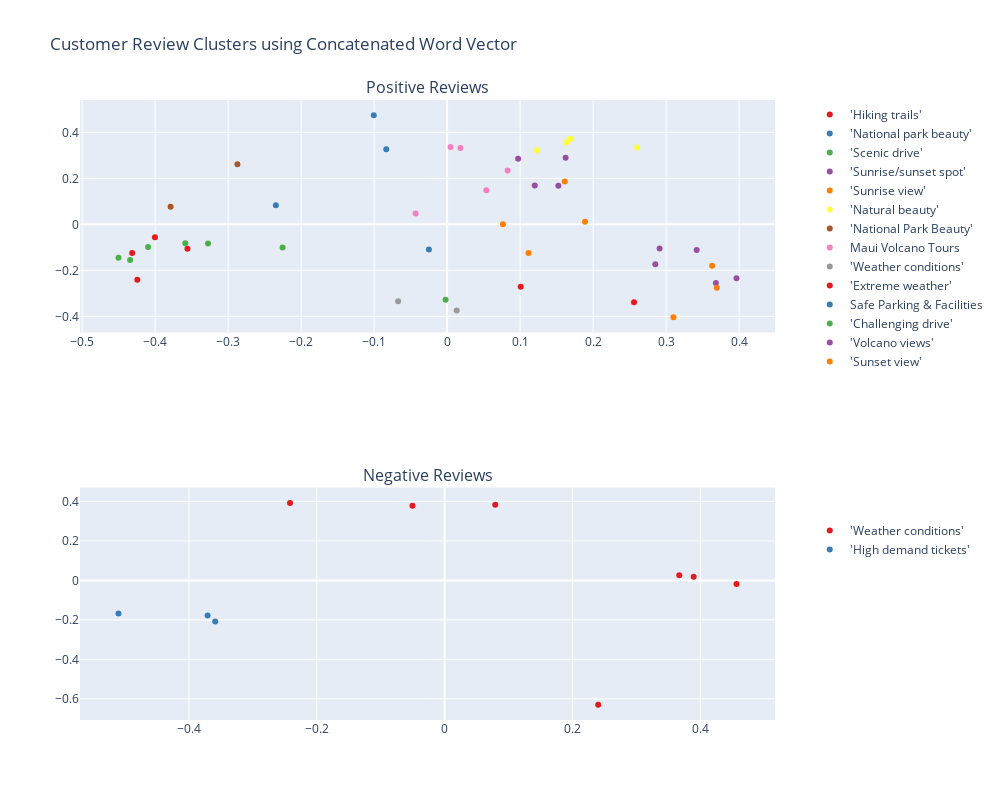

Notebook source saved alongside this figure:
### Markdown cell above
In this section, we **concatenate** the word vectors from Word2Vec with the one generated by Transformer model. 
We want to see if this can improve the result.

### Code cell
# Filter the dataset based on "business_id"
selected_data = select_dataset(train_dataset, business_id, sentiment_model)
print(f"Business name: {selected_data['business_name'].unique()[0]}\n")

# Get the word vector from the pretrained transformer model and word2vec model
selected_data["w2v"] = w2v_encoder.transform(selected_data["tokens"])
selected_data["tfm"] = transformer_encoder.transform(selected_data["clean_text"])
selected_data["concat"] = selected_data[["w2v", "tfm"]].apply(
                          lambda x: np.hstack([x["w2v"], x["tfm"]]), axis=1
                      )

# Normalize the concatenated vectors
selected_data["concat"] = selected_data["concat"].apply(
                          lambda v: v / np.linalg.norm(v))

# Initialize evaluation results
evaluation = []

# Initialize subplots
fig = make_subplots(rows=2, cols=1, 
                    subplot_titles=["Positive Reviews", "Negative Reviews"])

for i, sentiment in enumerate(["positive", "negative"], start=1):

    # Prepare data for clustering by filtering it based on the sentiment
    X = selected_data[selected_data["sentiment"] == sentiment].copy()
    X_ = np.vstack(X["concat"].values)
    print(f"Number of {sentiment} reviews: {len(X)}")

    # Clustering
    clust = HDBSCANClustering(apply_dim_reduction=True)
    X["label"] = clust.fit_transform(X_)

    # Evaluation
    evaluation.append(evaluate_cluster(X_, X["label"], sentiment))

    # Clusters' topic extraction
    cluster_text = get_cluster_centroids(X, "concat", "label", n=2)
    cluster_label = {}
    for key in cluster_text:
        cluster_label[key] = name_cluster("\n".join(cluster_text[key]))
    
    # Fill label as "Other" for reviews considered as noise by HDBSCAN
    X["label"] = X["label"].map(cluster_label).fillna("Other")

    # Visualization
    visualize_cluster(fig, X, "concat", "label",
                      row=i, sentiment=sentiment, show_outliers=False)

    print()

fig.update_layout(
    height=800,
    width=1000,
    title="Customer Review Clusters using Concatenated Word Vector",
    legend=dict(
        yanchor="top",
        y=1.0,
        xanchor="left",
        x=1.05,
        tracegroupgap=150
    )
)
fig.show()

### Figure 1 — Plotly figure (JSON) as saved in the notebook; plotly's stock layout.template omitted (floating-point values rounded to 4 significant figures)
{"data": [{"customdata": [["the summit at just over 10k feet makes you work for your hikes, especially the climb back out of the crater!  ", "'Hiking trails'"], ["the hike was amazing, but the kids weren't quite up to going 11 miles.", "'Hiking trails'"], ["it was a moderate hike during the wet months as it was fairly slippery for 3.7 miles roundtrip, but totally doable.", "'Hiking trails'"], ["great hike to falls trail was muddy and can be very challenging at times.", "'Hiking trails'"]], "hovertemplate": "label=%{customdata[1]}<br>clean_text=%{customdata[0]}<extra></extra>", "legendgroup": "1", "marker": {"color": "rgb(228,26,28)", "symbol": "circle"}, "mode": "markers", "name": "'Hiking trails'", "orientation": "v", "showlegend": true, "type": "scatter", "x": [-0.3557, -0.4003, -0.4244, -0.4315], "xaxis": "x", "y": [-0.1056, -0.05579, -0.2414, -0.1249], "yaxis": "y"}, {"customdata": [["the national park includes an extinct volcano on a tropical island and is one of the most stunning parks in the whole of the us.", "'National park beauty'"], ["great visit but compared to other national parks, there isn't as much to see or do here", "'National park beauty'"]], "hovertemplate": "label=%{customdata[1]}<br>clean_text=%{customdata[0]}<extra></extra>", "legendgroup": "1", "marker": {"color": "rgb(55,126,184)", "symbol": "circle"}, "mode": "markers", "name": "'National park beauty'", "orientation": "v", "showlegend": true, "type": "scatter", "x": [-0.1005, -0.08337], "xaxis": "x", "y": [0.4737, 0.3262], "yaxis": "y"}, {"customdata": [["if there are a very small group of you with two cars, one-way trips from top to bottom or bottom to top may be more enjoyable.", "'Scenic drive'"], ["i strongly recommend renting a convertible for the day and drop that top.", "'Scenic drive'"], ["long drive up the mountain but well worth the trip.", "'Scenic drive'"], ["it is a long winding drive to the summit, but it is really worth it.", "'Scenic drive'"]], "hovertemplate": "label=%{customdata[1]}<br>clean_text=%{customdata[0]}<extra></extra>", "legendgroup": "1", "marker": {"color": "rgb(77,175,74)", "symbol": "circle"}, "mode": "markers", "name": "'Scenic drive'", "orientation": "v", "showlegend": true, "type": "scatter", "x": [-0.3275, -0.002157, -0.3587, -0.4343], "xaxis": "x", "y": [-0.08333, -0.3275, -0.08218, -0.1554], "yaxis": "y"}, {"customdata": [["i highly recommend a visit for sunrise or sunset, too.", "'Sunrise/sunset spot'"], ["i recommend this place, especially for sundown and most of all, sunrises here are amazing!!!", "'Sunrise/sunset spot'"], ["i highly recommend reserving a spot to watch sunrise.", "'Sunrise/sunset spot'"], ["an amazing sight to see, i would highly highly recommend visiting.", "'Sunrise/sunset spot'"], ["best place to watch the sunrise,  pack warm!", "'Sunrise/sunset spot'"], [" to watch the sunrise, blankets are a must... even when the sun rises, you can still see the wonderful scenery.", "'Sunrise/sunset spot'"]], "hovertemplate": "label=%{customdata[1]}<br>clean_text=%{customdata[0]}<extra></extra>", "legendgroup": "1", "marker": {"color": "rgb(152,78,163)", "symbol": "circle"}, "mode": "markers", "name": "'Sunrise/sunset spot'", "orientation": "v", "showlegend": true, "type": "scatter", "x": [0.2911, 0.3418, 0.2852, 0.1524, 0.3681, 0.3964], "xaxis": "x", "y": [-0.1048, -0.1113, -0.1735, 0.168, -0.2547, -0.2342], "yaxis": "y"}, {"customdata": [["we got clouds on our sunrise reservation but the pure quiet and seeing how small we all are is truly breathtaking.", "'Sunrise view'"], ["got up at 3 and reached 10,000 feet above the sea to witness the most beautiful sunrise with clouds as audience.", "'Sunrise view'"], ["elevated 10,000 ft above the  clouds great place.  ", "'Sunrise view'"], [" beautiful place beautiful views above the clouds worth seeing if someone else can see this place", "'Sunrise view'"]], "hovertemplate": "label=%{customdata[1]}<br>clean_text=%{customdata[0]}<extra></extra>", "legendgroup": "1", "marker": {"color": "rgb(255,127,0)", "symbol": "circle"}, "mode": "markers", "name": "'Sunrise view'", "orientation": "v", "showlegend": true, "type": "scatter", "x": [0.189, 0.1116, 0.07643, 0.1612], "xaxis": "x", "y": [0.01117, -0.1244, 0.0002129, 0.1867], "yaxis": "y"}, {"customdata": [["words cannot describe just how amazing our creator made such a lovely place...", "'Natural beauty'"], ["wonderful experience that embraces the spirit of aloha!", "'Natural beauty'"], ["words and pictures don't do justice for the beauty you experience here!", "'Natural beauty'"], ["great and awesome amazing experience that only a frew in the world have been.. a must have on your bucket list.....", "'Natural beauty'"]], "hovertemplate": "label=%{customdata[1]}<br>clean_text=%{customdata[0]}<extra></extra>", "legendgroup": "1", "marker": {"color": "rgb(255,255,51)", "symbol": "circle"}, "mode": "markers", "name": "'Natural beauty'", "orientation": "v", "showlegend": true, "type": "scatter", "x": [0.1688, 0.2604, 0.1631, 0.1233], "xaxis": "x", "y": [0.3719, 0.3338, 0.3556, 0.3221], "yaxis": "y"}, {"customdata": [["we entered on road to hana to access the pipiwai trail (best hike to see amazing waterfalls and bamboo forests).", "'National Park Beauty'"], ["great national park on the road to hana.", "'National Park Beauty'"]], "hovertemplate": "label=%{customdata[1]}<br>clean_text=%{customdata[0]}<extra></extra>", "legendgroup": "1", "marker": {"color": "rgb(166,86,40)", "symbol": "circle"}, "mode": "markers", "name": "'National Park Beauty'", "orientation": "v", "showlegend": true, "type": "scatter", "x": [-0.3788, -0.2873], "xaxis": "x", "y": [0.07638, 0.2607], "yaxis": "y"}, {"customdata": [["it's a good change of scenery from your maui beaches.", "Maui Volcano Tours"], ["you don't want to miss this day trip while on the island.", "Maui Volcano Tours"], ["truly inner if the highlights of my two week trip here to maui!", "Maui Volcano Tours"], ["crazy cool volcano to visit when you're in maui.", "Maui Volcano Tours"], ["beautiful volcano....looks like you're on mars....", "Maui Volcano Tours"]], "hovertemplate": "label=%{customdata[1]}<br>clean_text=%{customdata[0]}<extra></extra>", "legendgroup": "1", "marker": {"color": "rgb(247,129,191)", "symbol": "circle"}, "mode": "markers", "name": "Maui Volcano Tours", "orientation": "v", "showlegend": true, "type": "scatter", "x": [0.05367, -0.04321, 0.08285, 0.01814, 0.004675], "xaxis": "x", "y": [0.1479, 0.04706, 0.2344, 0.3314, 0.3365], "yaxis": "y"}, {"customdata": [["it was very windy and cold in december but worth every moment.", "'Weather conditions'"], ["we arrived at the summit when it was sunny, so the wind was not high, and the temperature was cool - not cold as we thought.", "'Weather conditions'"]], "hovertemplate": "label=%{customdata[1]}<br>clean_text=%{customdata[0]}<extra></extra>", "legendgroup": "1", "marker": {"color": "rgb(153,153,153)", "symbol": "circle"}, "mode": "markers", "name": "'Weather conditions'", "orientation": "v", "showlegend": true, "type": "scatter", "x": [-0.06712, 0.01309], "xaxis": "x", "y": [-0.334, -0.3751], "yaxis": "y"}, {"customdata": [["was a cool place, almost had hypothermia from the bad weather though so be super prepared!", "'Extreme weather'"], ["amazing experience, be prepared it really cold before sun rises.", "'Extreme weather'"]], "hovertemplate": "label=%{customdata[1]}<br>clean_text=%{customdata[0]}<extra></extra>", "legendgroup": "1", "marker": {"color": "rgb(228,26,28)", "symbol": "circle"}, "mode": "markers", "name": "'Extreme weather'", "orientation": "v", "showlegend": true, "type": "scatter", "x": [0.1008, 0.256], "xaxis": "x", "y": [-0.2711, -0.3391], "yaxis": "y"}, {"customdata": [["never changes , great park lot warmer than the last time we were there.", "Safe Parking & Facilities"], ["i felt like my car was safe parked at the national park parking lot and the restrooms were pristine and fully stocked.", "Safe Parking & Facilities"]], "hovertemplate": "label=%{customdata[1]}<br>clean_text=%{customdata[0]}<extra></extra>", "legendgroup": "1", "marker": {"color": "rgb(55,126,184)", "symbol": "circle"}, "mode": "markers", "name": "Safe Parking & Facilities", "orientation": "v", "showlegend": true, "type": "scatter", "x": [-0.02496, -0.2346], "xaxis": "x", "y": [-0.1093, 0.08343], "yaxis": "y"}, {"customdata": [["the road was a little scary but so worth getting to the top.", "'Challenging drive'"], ["the drive up is a little scary, but totally worth the effort.", "'Challenging drive'"], ["the drive up was long for us, but because we took our time to enjoy the changing sceneries.  highly recommended.", "'Challenging drive'"]], "hovertemplate": "label=%{customdata[1]}<br>clean_text=%{customdata[0]}<extra></extra>", "legendgroup": "1", "marker": {"color": "rgb(77,175,74)", "symbol": "circle"}, "mode": "markers", "name": "'Challenging drive'", "orientation": "v", "showlegend": true, "type": "scatter", "x": [-0.4502, -0.4097, -0.2254], "xaxis": "x", "y": [-0.1453, -0.09847, -0.1008], "yaxis": "y"}, {"customdata": [["wow, wow spectacular, the most breathtaking views you would ever see.", "'Volcano views'"], ["majestic views which ordinarily could only be seen through an airplane's windows - so  wonderful.  ", "'Volcano views'"], ["amazing views of a dormant super volcano sitting above the clouds!", "'Volcano views'"]], "hovertemplate": "label=%{customdata[1]}<br>clean_text=%{customdata[0]}<extra></extra>", "legendgroup": "1", "marker": {"color": "rgb(152,78,163)", "symbol": "circle"}, "mode": "markers", "name": "'Volcano views'", "orientation": "v", "showlegend": true, "type": "scatter", "x": [0.09725, 0.1623, 0.12], "xaxis": "x", "y": [0.2854, 0.2898, 0.1686], "yaxis": "y"}, {"customdata": [["the sunset is beautiful, but be sure to wear warm clothes because the temperature drops once the sun starts setting.", "'Sunset view'"], ["must visit place  stunning sunrise , and be advised to dress very warm.", "'Sunset view'"], ["breathtaking experiences the sunset and sunrise make sure you dress appropriately very very warm clothes", "'Sunset view'"]], "hovertemplate": "label=%{customdata[1]}<br>clean_text=%{customdata[0]}<extra></extra>", "legendgroup": "1", "marker": {"color": "rgb(255,127,0)", "symbol": "circle"}, "mode": "markers", "name": "'Sunset view'", "orientation": "v", "showlegend": true, "type": "scatter", "x": [0.31, 0.363, 0.3694], "xaxis": "x", "y": [-0.4034, -0.1799, -0.2756], "yaxis": "y"}, {"customdata": [["however, parking can be a severe problem, so you may have to drop passengers off before finding a space in one of the lower car parks.", "'Weather conditions'"], ["you don't want to drive all the way up there and be socked in with clouds.  ", "'Weather conditions'"], ["wish the crater had more hot lava spewing on us", "'Weather conditions'"], ["it's windy and the cold blows right through to your bones", "'Weather conditions'"], ["silver sword....looks like it was spray painted....dont touch...", "'Weather conditions'"], ["i was here january 2021 and the waters were raging, so no swimming allowed.", "'Weather conditions'"], ["it was a long and winding road to get to this point, and taking the road to hana had it's challenges during covid as many bathroom locations were closed.", "'Weather conditions'"]], "hovertemplate": "label=%{customdata[1]}<br>clean_text=%{customdata[0]}<extra></extra>", "legendgroup": "2", "marker": {"color": "rgb(228,26,28)", "symbol": "circle"}, "mode": "markers", "name": "'Weather conditions'", "orientation": "v", "showlegend": true, "type": "scatter", "x": [-0.2419, 0.07912, 0.367, 0.4565, 0.2402, 0.3895, -0.05039], "xaxis": "x2", "y": [0.3931, 0.3841, 0.02629, -0.01801, -0.6295, 0.01881, 0.3789], "yaxis": "y2"}, {"customdata": [["book ahead, sold out in 23 minutes my first attempt (lost my spot while preparing my account).", "'High demand tickets'"], ["kinda wrong to charge kamaina really ridiculous!", "'High demand tickets'"], ["the tickets that cost bucks to get sell out in 90 seconds every day.", "'High demand tickets'"]], "hovertemplate": "label=%{customdata[1]}<br>clean_text=%{customdata[0]}<extra></extra>", "legendgroup": "2", "marker": {"color": "rgb(55,126,184)", "symbol": "circle"}, "mode": "markers", "name": "'High demand tickets'", "orientation": "v", "showlegend": true, "type": "scatter", "x": [-0.359, -0.3708, -0.5102], "xaxis": "x2", "y": [-0.2085, -0.1774, -0.1677], "yaxis": "y2"}], "layout": {"annotations": [{"font": {"size": 16}, "showarrow": false, "text": "Positive Reviews", "x": 0.5, "xanchor": "center", "xref": "paper", "y": 1, "yanchor": "bottom", "yref": "paper"}, {"font": {"size": 16}, "showarrow": false, "text": "Negative Reviews", "x": 0.5, "xanchor": "center", "xref": "paper", "y": 0.375, "yanchor": "bottom", "yref": "paper"}], "height": 800, "legend": {"tracegroupgap": 150, "x": 1.05, "xanchor": "left", "y": 1, "yanchor": "top"}, "title": {"text": "Customer Review Clusters using Concatenated Word Vector"}, "width": 1000, "xaxis": {"anchor": "y", "autorange": true, "domain": [0, 1], "range": [-0.503, 0.4492], "type": "linear"}, "xaxis2": {"anchor": "y2", "autorange": true, "domain": [0, 1], "range": [-0.5705, 0.5168], "type": "linear"}, "yaxis": {"anchor": "x", "autorange": true, "domain": [0.625, 1], "range": [-0.4702, 0.5405], "type": "linear"}, "yaxis2": {"anchor": "x2", "autorange": true, "domain": [0, 0.375], "range": [-0.7075, 0.471], "type": "linear"}}}
